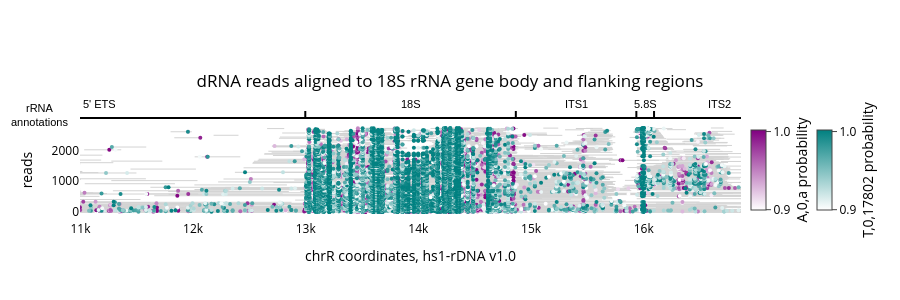

Source (notebook cell):
### Code cell
fig = plot_read_browser.plot_read_browser(
    mod_file_name=rrna_extract,
    # region = f"chrR:{12996+10}-{14864-00}",
    region = f"chrR:{12996-2000}-{14864+2000}",
    # motifs=["HRT,2,17802","DRACH,2,a"],
    motifs = ["A,0,a","T,0,17802"],
    sort_by=("read_length","desc"),
    thresh=0.9,
    # span_full_window=True,
    # size=2,
    colorscales={
        "GTTC,2,17802":["white","teal"],
        "TSTAG,2,17802":["white","green"],
        "DRACH,2,a":["white","purple"],
        "T,0,17802":["white","teal"],
        "A,0,a":["white","purple"],
        },
)
fig.update_layout(
    width=900,# these values are in pixels
    height=300,    
    title={
        'text': "dRNA reads aligned to 18S rRNA gene body and flanking regions",
        'x': 0.5,
        'xanchor': 'center',
        'y': 0.75,  # Adjust the vertical position of the title
        'yanchor': 'top',
        'pad': {'b': 10} 
    },
    xaxis_title='chrR coordinates, hs1-rDNA v1.0',
    yaxis_title='reads',
    font=dict(color='black')
)
# Define your regions (from the BED file data you provided)
regions = [
    {'start': 9339, 'end': 12995, 'label': "5' ETS"},
    {'start': 12996, 'end': 14864, 'label': '18S'},
    {'start': 14865, 'end': 15934, 'label': 'ITS1'},
    {'start': 15935, 'end': 16091, 'label': '5.8S'},
    {'start': 16092, 'end': 17258, 'label': 'ITS2'},
]

# Add a horizontal line spanning all regions at the top
fig.add_shape(
    type="line",
    x0=regions[0]['start'],
    x1=regions[-1]['end'],
    y0=1.02,  # Just above the plot
    y1=1.02,
    yref="paper",
    line=dict(color="black", width=2),
)

# Add vertical tick marks at region boundaries - much taller
for i, region in enumerate(regions):
    # Tick at start of region
    fig.add_shape(
        type="line",
        x0=region['start'],
        x1=region['start'],
        y0=1.02,
        y1=1.09,  # Much taller tick (increased from 0.02 to 0.04 height)
        yref="paper",
        line=dict(color="black", width=2),
    )
    # Tick at end of last region
    if i == len(regions) - 1:
        fig.add_shape(
            type="line",
            x0=region['end'],
            x1=region['end'],
            y0=1.02,
            y1=1.09,
            yref="paper",
            line=dict(color="black", width=2),
        )

# Add text annotations above the line
for region in regions:
    mid_point = (region['start'] + region['end']) / 2
    fig.add_annotation(
        x=mid_point,
        y=1.08,  # Above the ticks
        yref="paper",
        text=region['label'],
        showarrow=False,
        font=dict(size=11, color="black", family="Arial"),
        xanchor="center",
        yanchor="bottom"
    )

# Add label on the left indicating these are annotations
fig.add_annotation(
    x=0,
    xref="paper",
    y=1.055,  # Centered vertically with the annotation track
    yref="paper",
    text="rRNA<br>annotations",
    showarrow=False,
    font=dict(size=11, color="black", family="Arial"),
    xanchor="right",
    yanchor="middle",
    xshift=-10  # Add a bit of space from the left edge
)

# Update layout to make room at the top
fig.update_layout(
    margin=dict(t=120),  # Increase top margin
)

fig.write_image(figure_dir / "18SRNA_flanking_read_browser.svg", format="svg")
display(fig)
